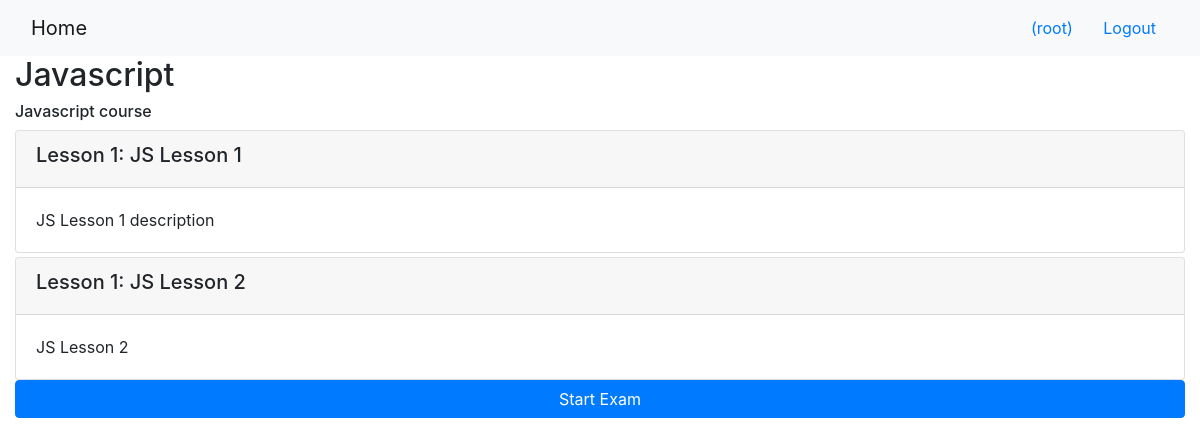
The app's page /onlinecourse/2/ (signed in) with its own data.
### onlinecourse/models.py (models this page shows, shortened)
class Course(models.Model):
    name = models.CharField(null=False, max_length=30, default='online course')
    image = models.ImageField(upload_to='course_images/')
    description = models.CharField(max_length=1000)
    pub_date = models.DateField(null=True)
    instructors = models.ManyToManyField(Instructor)
    users = models.ManyToManyField(settings.AUTH_USER_MODEL, through='Enrollment')
    total_enrollment = models.IntegerField(default=0)
    is_enrolled = False

class Lesson(models.Model):
    title = models.CharField(max_length=200, default="title")
    order = models.IntegerField(default=0)
    course = models.ForeignKey(Course, on_delete=models.CASCADE)
    content = models.TextField()

### onlinecourse/views.py (the view)
# urls.py: path('<int:pk>/', views.CourseDetailView.as_view(), name='course_details'),
class CourseDetailView(generic.DetailView):
    model = Course
    template_name = 'onlinecourse/course_detail_bootstrap.html'

### onlinecourse/templates/onlinecourse/course_detail_bootstrap.html (shortened to what this page needs)
<!DOCTYPE html>
<html lang="en">
<head>
     {% load static %}
    <link rel="stylesheet" href="https://maxcdn.bootstrapcdn.com/bootstrap/4.5.2/css/bootstrap.min.css">
</head>
<body>
    <nav class="navbar navbar-light bg-light">
        <div class="container-fluid">
            <div class="navbar-header">
                  <a class="navbar-brand" href="{% url 'onlinecourse:index' %}">Home</a>
            </div>
            <ul class="nav navbar-nav navbar-right">
                {% if user.is_authenticated %}
                <li>
                    <a class="btn btn-link" href="#">{{ user.first_name }}({{ user.username }})</a>
                    <a class="btn btn-link" href="{% url 'onlinecourse:logout' %}">Logout</a>
                </li>
                {% endif %}
            </ul>
        </div>
    </nav>
    <div class="container-fluid">
            <h2>{{ course.name }}</h2>
            <h6>{{ course.description }}</h6>
            <div class="card-columns-vertical">
                {% for lesson in course.lesson_set.all %}
                    <div class="card mt-1">
                        <div class="card-header"><h5>Lesson {{lesson.order|add:1}}: {{lesson.title}}</h5></div>
                        <div class="card-body">{{lesson.content}}</div>
                    </div>
                {% endfor %}
            </div>
            {% if user.is_authenticated %}
            <button type="button" class="btn btn-primary btn-block" data-toggle="collapse" data-target="#exam">Start Exam</button>
                {% endif %}
    </div>
</body>
</html>

### records on screen
Course: name "Javascript", description "Javascript course"
Lesson: order|add "1", title "JS Lesson 1", content "JS Lesson 1 description"
Lesson: order|add "1", title "JS Lesson 2", content "JS Lesson 2"

### other values on screen
{{ user.username }} "root"
